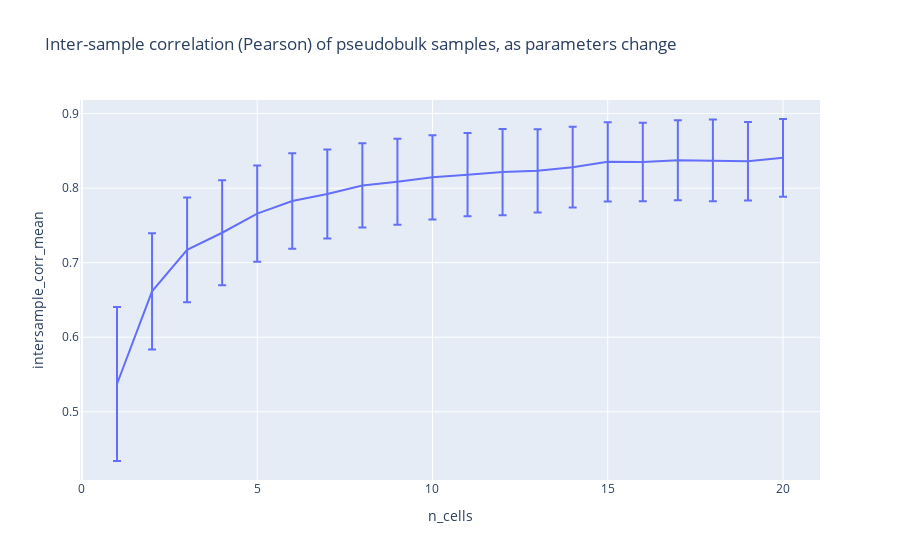

The cell this chart's notebook holds for it:
### Code cell
fig = px.line(
    results_intersample.reset_index().query("malignant_from_one_sample == True"),
    x="n_cells",
    y="intersample_corr_mean",
    error_y="intersample_corr_stddev",
    title="Inter-sample correlation (Pearson) of pseudobulk samples, as parameters change",
)
fig

### Figure 1 — Plotly figure (JSON) as saved in the notebook; plotly's stock layout.template omitted (floating-point values rounded to 4 significant figures)
{"data": [{"error_y": {"array": [0.1033, 0.07789, 0.07029, 0.07049, 0.06444, 0.064, 0.05964, 0.05644, 0.05759, 0.0566, 0.05585, 0.05783, 0.05584, 0.0541, 0.05312, 0.05261, 0.05377, 0.0548, 0.05271, 0.05209]}, "hovertemplate": "n_cells=%{x}<br>intersample_corr_mean=%{y}<extra></extra>", "legendgroup": "", "line": {"color": "#636efa", "dash": "solid"}, "marker": {"symbol": "circle"}, "mode": "lines", "name": "", "orientation": "v", "showlegend": false, "type": "scatter", "x": [1, 2, 3, 4, 5, 6, 7, 8, 9, 10, 11, 12, 13, 14, 15, 16, 17, 18, 19, 20], "xaxis": "x", "y": [0.5373, 0.6616, 0.7173, 0.7401, 0.7658, 0.7828, 0.7921, 0.8036, 0.8085, 0.8144, 0.818, 0.8216, 0.8232, 0.8281, 0.8353, 0.8351, 0.8373, 0.8371, 0.836, 0.8406], "yaxis": "y"}], "layout": {"autosize": true, "legend": {"tracegroupgap": 0}, "title": {"text": "Inter-sample correlation (Pearson) of pseudobulk samples, as parameters change"}, "xaxis": {"anchor": "y", "autorange": true, "domain": [0, 1], "range": [-0.05556, 21.06], "title": {"text": "n_cells"}, "type": "linear"}, "yaxis": {"anchor": "x", "autorange": true, "domain": [0, 1], "range": [0.4085, 0.9182], "title": {"text": "intersample_corr_mean"}, "type": "linear"}}}
